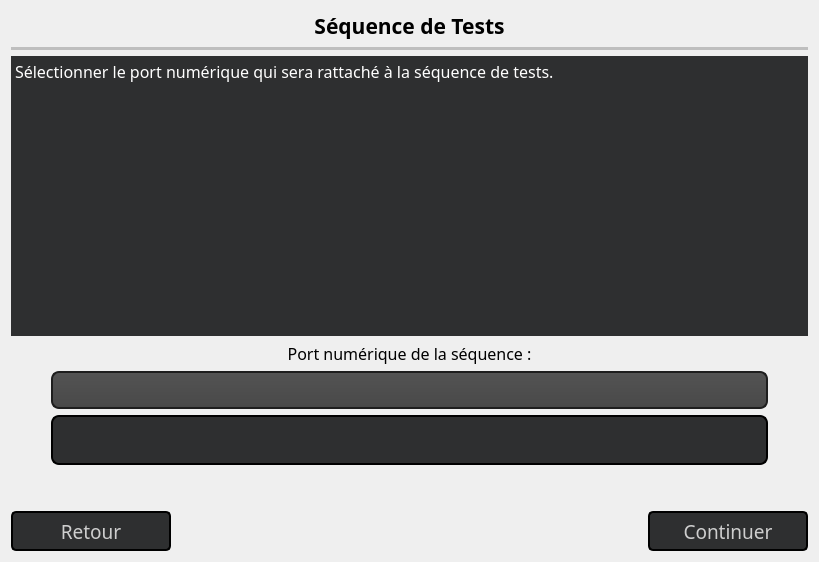
        <widget class="QWidget" name="pageSeqTest">
         <layout class="QGridLayout" name="gridLayout_20">
          <item row="0" column="0">
           <layout class="QVBoxLayout" name="verticalLayout_31">
            <item>
             <layout class="QVBoxLayout" name="verticalLayout_32">
              <item>
               <widget class="QLabel" name="labelConfigTitre_8">
                <property name="sizePolicy">
                 <sizepolicy hsizetype="Preferred" vsizetype="Maximum">
                  <horstretch>0</horstretch>
                  <verstretch>0</verstretch>
                 </sizepolicy>
                </property>
                <property name="font">
                 <font>
                  <family>Quicksand SemiBold</family>
                  <pointsize>16</pointsize>
                  <weight>75</weight>
                  <bold>true</bold>
                 </font>
                </property>
                <property name="styleSheet">
                 <string notr="true">QLabel#labelConfigTitre{
	color: rgb(255, 255, 255);
}</string>
                </property>
                <property name="text">
                 <string>Séquence de Tests</string>
                </property>
                <property name="alignment">
                 <set>Qt::AlignCenter</set>
                </property>
                <property name="textInteractionFlags">
                 <set>Qt::NoTextInteraction</set>
                </property>
               </widget>
              </item>
              <item>
               <widget class="Line" name="line_8">
                <property name="enabled">
                 <bool>false</bool>
                </property>
                <property name="sizePolicy">
                 <sizepolicy hsizetype="Minimum" vsizetype="Maximum">
                  <horstretch>0</horstretch>
                  <verstretch>0</verstretch>
                 </sizepolicy>
                </property>
                <property name="minimumSize">
                 <size>
                  <width>0</width>
                  <height>0</height>
                 </size>
                </property>
                <property name="maximumSize">
                 <size>
                  <width>16777215</width>
                  <height>3</height>
                 </size>
                </property>
                <property name="autoFillBackground">
                 <bool>false</bool>
                </property>
                <property name="frameShadow">
                 <enum>QFrame::Plain</enum>
                </property>
                <property name="lineWidth">
                 <number>5</number>
                </property>
                <property name="orientation">
                 <enum>Qt::Horizontal</enum>
                </property>
               </widget>
              </item>
             </layout>
            </item>
            <item>
             <widget class="QTextEdit" name="tEInfoSeqTest">
              <property name="sizePolicy">
               <sizepolicy hsizetype="Expanding" vsizetype="Expanding">
                <horstretch>0</horstretch>
                <verstretch>0</verstretch>
               </sizepolicy>
              </property>
              <property name="minimumSize">
               <size>
                <width>797</width>
                <height>280</height>
               </size>
              </property>
              <property name="font">
               <font>
                <family>Quicksand Medium</family>
               </font>
              </property>
              <property name="styleSheet">
               <string notr="true">QTextEdit#tEInfoSeqTest{
	background-color: rgb(46, 47, 48);
	color: rgb(255, 255, 255);
}</string>
              </property>
              <property name="frameShape">
               <enum>QFrame::NoFrame</enum>
              </property>
              <property name="html">
               <string>&lt;!DOCTYPE HTML PUBLIC &quot;-//W3C//DTD HTML 4.0//EN&quot; &quot;http://www.w3.org/TR/REC-html40/strict.dtd&quot;&gt;
&lt;html&gt;&lt;head&gt;&lt;meta name=&quot;qrichtext&quot; content=&quot;1&quot; /&gt;&lt;style type=&quot;text/css&quot;&gt;
p, li { white-space: pre-wrap; }
&lt;/style&gt;&lt;/head&gt;&lt;body style=&quot; font-family:'Quicksand Medium'; font-size:7.8pt; font-weight:400; font-style:normal;&quot;&gt;
&lt;p style=&quot; margin-top:12px; margin-bottom:12px; margin-left:0px; margin-right:0px; -qt-block-indent:0; text-indent:0px;&quot;&gt;&lt;span style=&quot; font-size:12pt;&quot;&gt;Sélectionner le port numérique qui sera rattaché à la séquence de tests.&lt;/span&gt;&lt;/p&gt;&lt;/body&gt;&lt;/html&gt;</string>
              </property>
             </widget>
            </item>
            <item>
             <layout class="QHBoxLayout" name="horizontalLayout_20">
              <item>
               <spacer name="horizontalSpacer_29">
                <property name="orientation">
                 <enum>Qt::Horizontal</enum>
                </property>
                <property name="sizeType">
                 <enum>QSizePolicy::Minimum</enum>
                </property>
                <property name="sizeHint" stdset="0">
                 <size>
                  <width>40</width>
                  <height>20</height>
                 </size>
                </property>
               </spacer>
              </item>
              <item>
               <layout class="QVBoxLayout" name="verticalLayout_33">
                <item>
                 <widget class="QLabel" name="label_16">
                  <property name="font">
                   <font>
                    <family>Quicksand Medium</family>
                    <pointsize>12</pointsize>
                   </font>
                  </property>
                  <property name="text">
                   <string>Port numérique de la séquence :</string>
                  </property>
                  <property name="alignment">
                   <set>Qt::AlignCenter</set>
                  </property>
                 </widget>
                </item>
                <item>
                 <widget class="QComboBox" name="cBDILineSeqTest">
                  <property name="sizePolicy">
                   <sizepolicy hsizetype="Expanding" vsizetype="Fixed">
                    <horstretch>0</horstretch>
                    <verstretch>0</verstretch>
                   </sizepolicy>
                  </property>
                  <property name="minimumSize">
                   <size>
                    <width>0</width>
                    <height>38</height>
                   </size>
                  </property>
                  <property name="font">
                   <font>
                    <family>Quicksand SemiBold</family>
                    <pointsize>12</pointsize>
                    <weight>75</weight>
                    <bold>true</bold>
                   </font>
                  </property>
                  <property name="styleSheet">
                   <string notr="true">QComboBox#cBDILineSeqTest
{
	color: rgb(208, 208, 208);
    background-color: QLinearGradient( x1: 0, y1: 0, x2: 0, y2: 1, stop: 0 #565656, stop: 0.1 #525252, stop: 0.5 #4e4e4e, stop: 0.9 #4a4a4a, stop: 1 #464646);
    border: 2px solid #1e1e1e;
    border-radius: 8px;
    padding: 1px 0px 1px 10px;
}

QComboBox#cBDILineSeqTest:hover
{
    border: 2px solid black;
    color: white;
}

QComboBox#cBDILineSeqTest QAbstractItemView
{
	background-color: rgb(46, 47, 48);
	border: 2px solid black;
	selection-background-color: rgb(81, 81, 81);
	border-top: none;
}

QComboBox#cBDILineSeqTest::drop-down
{
     subcontrol-origin: padding;
     subcontrol-position: top right;
     width: 15px;
     color: white;
     border-left-color: darkgray;
     padding-left: 10px;
 }

</string>
                  </property>
                 </widget>
                </item>
                <item>
                 <widget class="QLineEdit" name="lEDILineSeqTest">
                  <property name="minimumSize">
                   <size>
                    <width>0</width>
                    <height>50</height>
                   </size>
                  </property>
                  <property name="font">
                   <font>
                    <family>Quicksand</family>
                    <pointsize>10</pointsize>
                    <weight>50</weight>
                    <bold>false</bold>
                   </font>
                  </property>
                  <property name="styleSheet">
                   <string notr="true">QLineEdit#lEDILineSeqTest{
	color: rgb(255, 255, 255);
	background-color: rgb(46, 47, 48);
	border: 2px solid black;
	border-radius: 8px;
	padding-left: 5px;
}</string>
                  </property>
                  <property name="text">
                   <string/>
                  </property>
                  <property name="readOnly">
                   <bool>false</bool>
                  </property>
                 </widget>
                </item>
               </layout>
              </item>
              <item>
               <spacer name="horizontalSpacer_30">
                <property name="orientation">
                 <enum>Qt::Horizontal</enum>
                </property>
                <property name="sizeType">
                 <enum>QSizePolicy::Minimum</enum>
                </property>
                <property name="sizeHint" stdset="0">
                 <size>
                  <width>40</width>
                  <height>20</height>
                 </size>
                </property>
               </spacer>
              </item>
             </layout>
            </item>
            <item>
             <spacer name="verticalSpacer_12">
              <property name="orientation">
               <enum>Qt::Vertical</enum>
              </property>
              <property name="sizeType">
               <enum>QSizePolicy::Expanding</enum>
              </property>
              <property name="sizeHint" stdset="0">
               <size>
                <width>20</width>
                <height>40</height>
               </size>
              </property>
             </spacer>
            </item>
            <item>
             <layout class="QHBoxLayout" name="horizontalLayout_22">
              <item>
               <widget class="QPushButton" name="pBRetour_4">
                <property name="enabled">
                 <bool>true</bool>
                </property>
                <property name="minimumSize">
                 <size>
                  <width>160</width>
                  <height>40</height>
                 </size>
                </property>
                <property name="maximumSize">
                 <size>
                  <width>160</width>
                  <height>40</height>
                 </size>
                </property>
                <property name="sizeIncrement">
                 <size>
                  <width>0</width>
                  <height>0</height>
                 </size>
                </property>
                <property name="font">
                 <font>
                  <family>Quicksand Medium</family>
                  <pointsize>14</pointsize>
                  <weight>50</weight>
                  <bold>false</bold>
                 </font>
                </property>
                <property name="styleSheet">
                 <string notr="true">QPushButton#pBRetour_4:hover{
	color: rgb(255, 255, 255);
	background-color: rgba(255, 0, 0, 70);
	border-color: rgb(98, 98, 98);
}

QPushButton#pBRetour_4{
	background-color: rgb(46, 47, 48);
	color: rgb(206, 206, 206);
	border: 2px solid black;
	border-radius: 5;
}</string>
                </property>
                <property name="text">
                 <string>Retour</string>
                </property>
               </widget>
              </item>
              <item>
               <spacer name="horizontalSpacer_31">
                <property name="orientation">
                 <enum>Qt::Horizontal</enum>
                </property>
                <property name="sizeHint" stdset="0">
                 <size>
                  <width>40</width>
                  <height>20</height>
                 </size>
                </property>
               </spacer>
              </item>
              <item>
               <widget class="QPushButton" name="pBContinuerConfig_5">
                <property name="enabled">
                 <bool>true</bool>
                </property>
                <property name="minimumSize">
                 <size>
                  <width>160</width>
                  <height>40</height>
                 </size>
                </property>
                <property name="maximumSize">
                 <size>
                  <width>220</width>
                  <height>40</height>
                 </size>
                </property>
                <property name="sizeIncrement">
                 <size>
                  <width>0</width>
                  <height>0</height>
                 </size>
                </property>
                <property name="font">
                 <font>
                  <family>Quicksand Medium</family>
                  <pointsize>14</pointsize>
                  <weight>50</weight>
                  <bold>false</bold>
                 </font>
                </property>
                <property name="styleSheet">
                 <string notr="true">QPushButton#pBContinuerConfig_5:hover{
	color: rgb(255, 255, 255);
	background-color: rgba(0, 170, 0, 60);
	border-color: rgb(98, 98, 98);
}

QPushButton#pBContinuerConfig_5{
	background-color: rgb(46, 47, 48);
	color: rgb(206, 206, 206);
	border: 2px solid black;
	border-radius: 5;
}</string>
                </property>
                <property name="text">
                 <string>Continuer</string>
                </property>
               </widget>
              </item>
             </layout>
            </item>
           </layout>
          </item>
         </layout>
        </widget>
